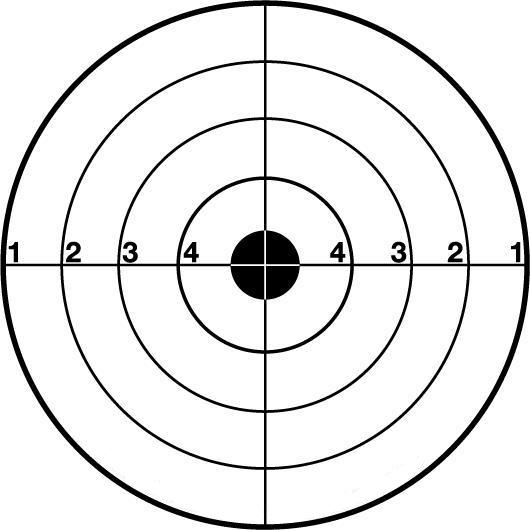
#> input picture samplesH/target.jpg, 530 x 530 px, found by its file name
$ python p_know_circle.py
#> lines starting #> are read from the running program, lines starting #| are printed output that depends on the picture; after the words box and inside, x2 and y2 are one past the last pixel; in counts of white or black regions, pixels touching at a corner belong together
# programmingKnowlege  hough transformations CIRCLE
import numpy as np
import cv2 as cv


img = cv.imread('samples/target.jpg')
#> img is the input picture: shape (530, 530, 3); min 0, max 255, mean 232.5
output =img. copy()
gray = cv.cvtColor(img, cv.COLOR_BGR2GRAY)
gray = cv.medianBlur(gray, 5)
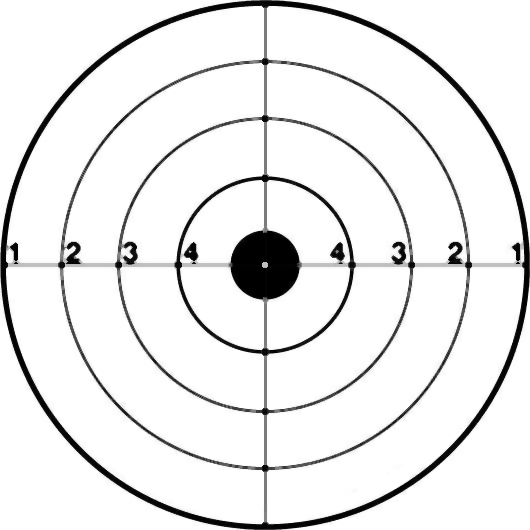
#> gray: shape (530, 530); min 0, max 255, mean 234.4
circles = cv.HoughCircles(gray, cv.HOUGH_GRADIENT, 1, 20,
                          param1=50, param2=30, minRadius=10, maxRadius=300)
#> circles = 101 rows, first 8: [264.5, 264.5, 204.9], [245.5, 242.5, 230.4], [246.5, 287.5, 230.4], [295.5, 255.5, 233], [289.5, 281.5, 175.1], [273.5, 293.5, 175.1], [216.5, 228.5, 204.7], [217.5, 302.5, 204.7]

detected_circles = np.uint16(np.around(circles))
#> detected_circles = 101 rows, first 8: [264, 264, 205], [246, 242, 230], [246, 288, 230], [296, 256, 233], [290, 282, 175], [274, 294, 175], [216, 228, 205], [218, 302, 205]
for (x, y, r) in detected_circles[0, :]:
    cv.circle(output,(x,y), r, (0,255, 0), 3)
    cv.circle(output,(x,y), 2, (0,255, 255), 2)
#> this loop made 101 passes
#> (x, y, r) on passes 1 to 12: (264, 264, 205), (246, 242, 230), (246, 288, 230), (296, 256, 233), (290, 282, 175), (274, 294, 175), (216, 228, 205), (218, 302, 205), (312, 226, 205), (270, 232, 232), (298, 314, 205), (252, 324, 205)
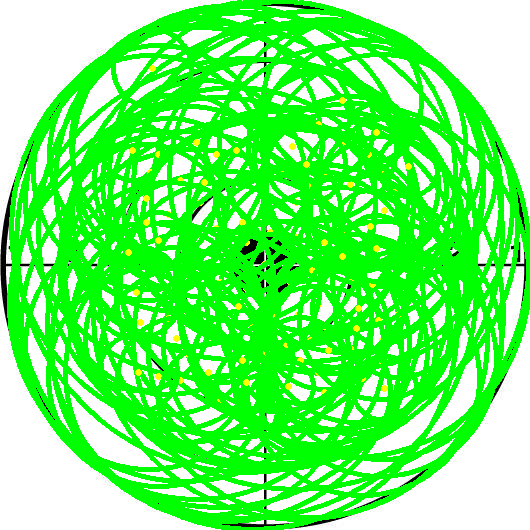
#> output: shape (530, 530, 3); mean B, G, R 100.9, 252.5, 102.5

#cv.imshow('gray',gray)
cv.imshow('output', output)
cv.waitKey(0)
cv.destroyAllWindows()

$ run again, with samplesH/circle.jpg copied over samplesH/target.jpg
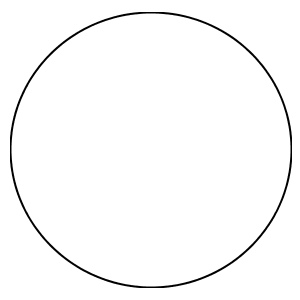
#> input picture samplesH/circle.jpg, 300 x 300 px, found by its file name
#> img is the input picture: shape (300, 300, 3); min 0, max 255, mean 250.1
#> `gray = cv.medianBlur(gray, 5)`:
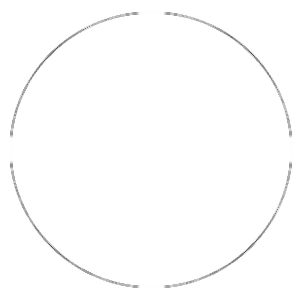
#> gray: shape (300, 300); min 54, max 255, mean 253.2
#> circles = [[150.5, 149.5, 138.7], [135.5, 131.5, 160.3], [163.5, 167.5, 158.9], [164.5, 134.5, 157.2], [130.5, 154.5, 120.6], [133.5, 174.5, 109.2], [195.5, 177.5, 87.8]]
#> detected_circles = [[150, 150, 139], [136, 132, 160], [164, 168, 159], [164, 134, 157], [130, 154, 121], [134, 174, 109], [196, 178, 88]]
#> the loop `for (x, y, r) in detected_circles[0, :]:` made 7 passes
#> after the loop `for (x, y, r) in detected_circles[0, :]:`:
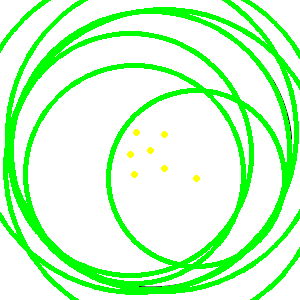
#> output: shape (300, 300, 3); mean B, G, R 200.5, 254.8, 201.2

$ run again, with samplesH/circle1.png saved as samplesH/target.jpg
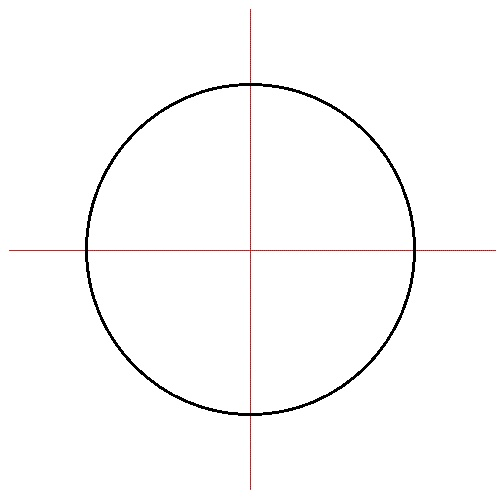
#> input picture samplesH/circle1.png, 500 x 500 px, found by its file name
#> img is the input picture: shape (500, 500, 3); mean B, G, R 250.9, 250.9, 251.4
#> circles = 13 rows, first 8: [248.5, 249.5, 164.2], [231.5, 236.5, 184.9], [263.5, 232.5, 184.1], [229.5, 258.5, 184.8], [269.5, 256.5, 183.2], [242.5, 274.5, 140.1], [269.5, 209.5, 206.9], [244.5, 219.5, 137.1]
#> detected_circles = 13 rows, first 8: [248, 250, 164], [232, 236, 185], [264, 232, 184], [230, 258, 185], [270, 256, 183], [242, 274, 140], [270, 210, 207], [244, 220, 137]
#> the loop `for (x, y, r) in detected_circles[0, :]:` made 13 passes
#> after the loop `for (x, y, r) in detected_circles[0, :]:`:
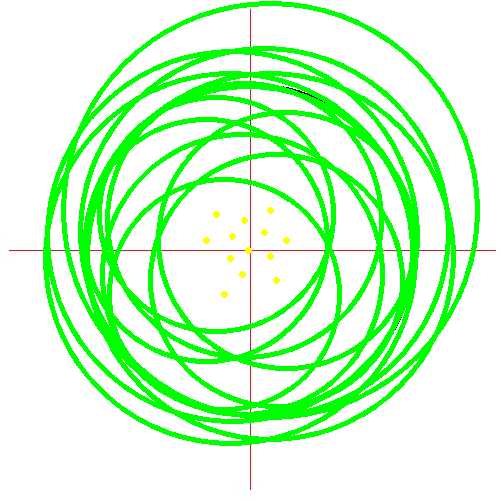
#> output: shape (500, 500, 3); 19.72% of pixels changed, all inside (x1, y1, x2, y2) = (43, 1, 480, 446)
